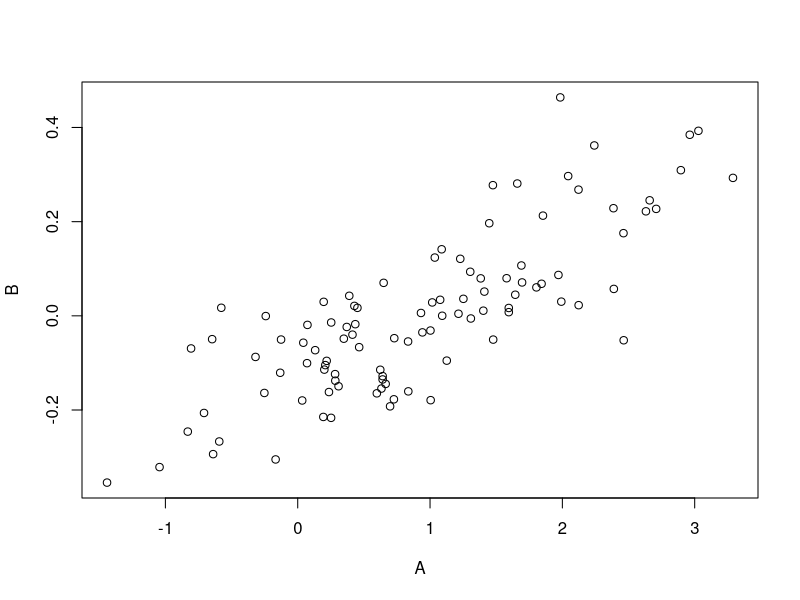
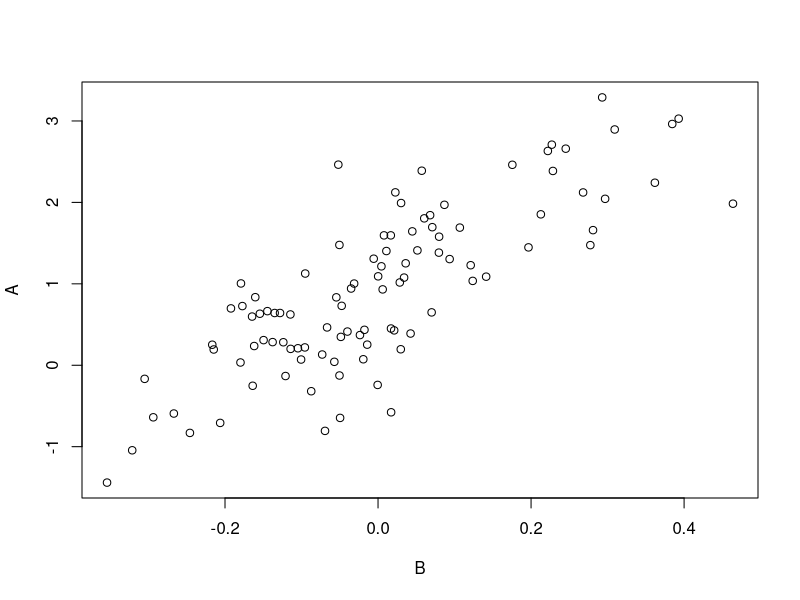

R code for these plots, in order:
n     <- 100                    # length of vector
rho   <- 0.8                   # desired correlation = cos(angle)
theta <- acos(rho)             # corresponding angle
x1    <- rnorm(n, 1, 1)        # fixed given data
x2    <- rnorm(n, 2, 0.5)      # new random data
X     <- cbind(x1, x2)         # matrix
Xctr  <- scale(X, center=TRUE, scale=FALSE)   # centered columns (mean 0)

Id   <- diag(n)                               # identity matrix
Q    <- qr.Q(qr(Xctr[ , 1, drop=FALSE]))      # QR-decomposition, just matrix Q
P    <- tcrossprod(Q)          # = Q Q'       # projection onto space defined by x1
x2o  <- (Id-P) %*% Xctr[ , 2]                 # x2ctr made orthogonal to x1ctr
Xc2  <- cbind(Xctr[ , 1], x2o)                # bind to matrix
Y    <- Xc2 %*% diag(1/sqrt(colSums(Xc2^2)))  # scale columns to length 1

x <- Y[ , 2] + (1 / tan(theta)) * Y[ , 1]     # final new vector
cor(x1, x)     


png("correlation1.png", res=150, height=800, width=800)
plot(x1, x, xlab="A", ylab="B")
dev.off()

png("correlation2.png", res=150, height=800, width=800)
plot(x, x1, xlab="B", ylab="A")
dev.off()